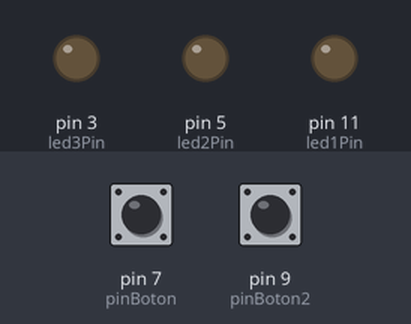
Simulated run of this sketch. Board: Arduino Uno, built with avr-gcc and run on an emulated ATmega328P. Parts: output pins drawn as LEDs (lit = HIGH). Dashed ring = blinking. The test bench sets the inputs (shaded band); at power-on: pin 7 (pinBoton) HIGH, pin 9 (pinBoton2) HIGH.

Above: at 1.2 s.
1.3 s: pin 7 (pinBoton) pulled LOW for 3.2 s
At 1.7 s:
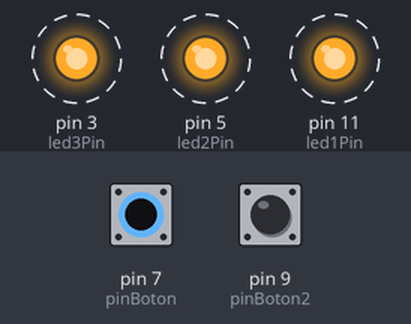
6.3 s: pin 9 (pinBoton2) pulled LOW for 3.2 s
At 10.7 s:
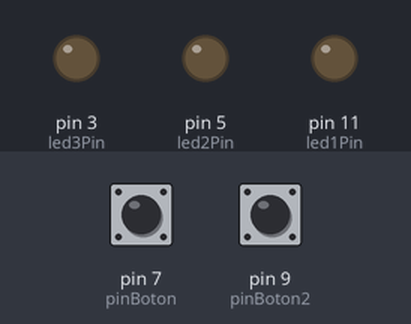
Timing chart, 0 to 12.2 s (numbered marks = the images above; inputs shaded):
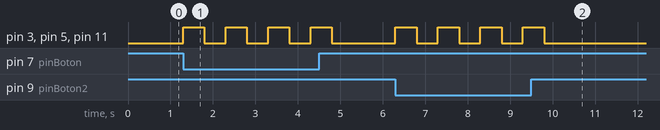

The sketch:

operador_o.ino
```cpp
const int led1Pin = 11;
const int led2Pin = 5;
const int led3Pin = 3;
const int pinBoton = 7;
const int pinBoton2 = 9;
const int pinEjeY = A1;
const int pinEjeX = A0;

bool tengoQueParpadear = true;

void setup() {
  // put your setup code here, to run once:
pinMode(led1Pin,OUTPUT);
pinMode(led2Pin,OUTPUT);
pinMode(led3Pin,OUTPUT);
pinMode(pinBoton2, INPUT);
pinMode(pinBoton, INPUT);
digitalWrite(pinBoton, HIGH);
}

void loop() {

int valorBoton= digitalRead(pinBoton);
int valorBoton2 = digitalRead(pinBoton2);
if(valorBoton == LOW || valorBoton2 == LOW){
  tengoQueParpadear = true;
}
else{
  tengoQueParpadear = false;
}
if(tengoQueParpadear){
  parpadear();
}

}

void parpadear() {
digitalWrite(led1Pin,HIGH);
digitalWrite(led2Pin,HIGH);
digitalWrite(led3Pin,HIGH);
delay(500);
digitalWrite(led1Pin,LOW);
digitalWrite(led2Pin,LOW);
digitalWrite(led3Pin,LOW);
delay(500);
}
```

Measured:
- after the input at 1.3 s, pin 3 (led3Pin), pin 5 (led2Pin), pin 11 (led1Pin): alternates HIGH for 0.50 s and LOW for 0.50 s, 8 changes in all, then stays LOW, starting at once
- after the input at 6.3 s, pin 3 (led3Pin), pin 5 (led2Pin), pin 11 (led1Pin): alternates HIGH for 0.50 s and LOW for 0.50 s, 8 changes in all, then stays LOW, starting at once
